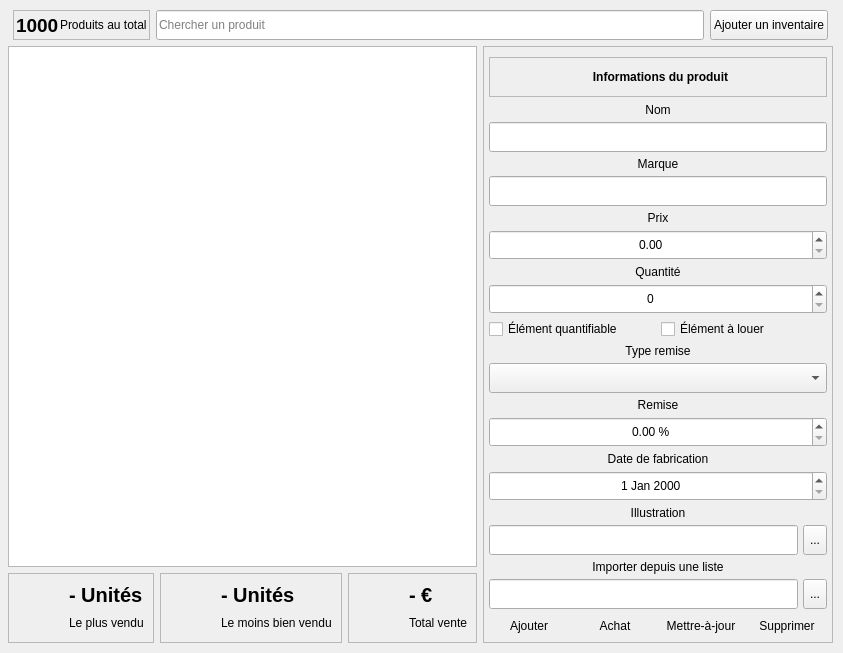
      <widget class="QWidget" name="_p_inventory">
       <layout class="QGridLayout" name="_g_inventory">
        <property name="leftMargin">
         <number>8</number>
        </property>
        <property name="topMargin">
         <number>10</number>
        </property>
        <property name="rightMargin">
         <number>10</number>
        </property>
        <property name="bottomMargin">
         <number>10</number>
        </property>
        <item row="2" column="0">
         <widget class="QFrame" name="_f_inventory_most_sale">
          <property name="minimumSize">
           <size>
            <width>0</width>
            <height>70</height>
           </size>
          </property>
          <property name="maximumSize">
           <size>
            <width>16777215</width>
            <height>70</height>
           </size>
          </property>
          <property name="frameShape">
           <enum>QFrame::Shape::StyledPanel</enum>
          </property>
          <property name="frameShadow">
           <enum>QFrame::Shadow::Raised</enum>
          </property>
          <layout class="QGridLayout" name="_g_inventory_most_sale">
           <item row="0" column="1">
            <widget class="QLabel" name="_l_inventory_most_sale_value">
             <property name="font">
              <font>
               <pointsize>15</pointsize>
               <bold>true</bold>
              </font>
             </property>
             <property name="text">
              <string>- Unités</string>
             </property>
            </widget>
           </item>
           <item row="1" column="1">
            <widget class="QLabel" name="_l_inventory_most_sale">
             <property name="text">
              <string>Le plus vendu</string>
             </property>
            </widget>
           </item>
           <item row="0" column="0" rowspan="2">
            <widget class="QLabel" name="_l_inventory_icon_most_sale">
             <property name="minimumSize">
              <size>
               <width>45</width>
               <height>45</height>
              </size>
             </property>
             <property name="maximumSize">
              <size>
               <width>45</width>
               <height>45</height>
              </size>
             </property>
             <property name="text">
              <string/>
             </property>
             <property name="pixmap">
              <pixmap resource="resources.qrc">:/icon/icons/most_sell.png</pixmap>
             </property>
             <property name="scaledContents">
              <bool>true</bool>
             </property>
            </widget>
           </item>
          </layout>
         </widget>
        </item>
        <item row="0" column="0" colspan="4">
         <layout class="QHBoxLayout" name="_h_inventory_top">
          <property name="leftMargin">
           <number>5</number>
          </property>
          <property name="rightMargin">
           <number>5</number>
          </property>
          <item>
           <widget class="QFrame" name="_f_inventory_sum_product">
            <property name="frameShape">
             <enum>QFrame::Shape::StyledPanel</enum>
            </property>
            <property name="frameShadow">
             <enum>QFrame::Shadow::Raised</enum>
            </property>
            <layout class="QHBoxLayout" name="_h_inventory_sum_product">
             <property name="spacing">
              <number>1</number>
             </property>
             <property name="leftMargin">
              <number>2</number>
             </property>
             <property name="topMargin">
              <number>2</number>
             </property>
             <property name="rightMargin">
              <number>2</number>
             </property>
             <property name="bottomMargin">
              <number>2</number>
             </property>
             <item>
              <widget class="QLabel" name="_l_inventory_sum_value">
               <property name="font">
                <font>
                 <pointsize>14</pointsize>
                 <bold>true</bold>
                </font>
               </property>
               <property name="text">
                <string>1000</string>
               </property>
              </widget>
             </item>
             <item>
              <widget class="QLabel" name="_l_inventory_sum">
               <property name="text">
                <string>Produits au total</string>
               </property>
              </widget>
             </item>
            </layout>
           </widget>
          </item>
          <item>
           <widget class="QLineEdit" name="_le_inventory_search_product">
            <property name="minimumSize">
             <size>
              <width>0</width>
              <height>30</height>
             </size>
            </property>
            <property name="placeholderText">
             <string>Chercher un produit</string>
            </property>
           </widget>
          </item>
          <item>
           <widget class="QPushButton" name="_b_inventory_add_product">
            <property name="minimumSize">
             <size>
              <width>0</width>
              <height>30</height>
             </size>
            </property>
            <property name="text">
             <string>Ajouter un inventaire</string>
            </property>
            <property name="icon">
             <iconset resource="resources.qrc">
              <normaloff>:/icon/icons/plus.png</normaloff>:/icon/icons/plus.png</iconset>
            </property>
           </widget>
          </item>
         </layout>
        </item>
        <item row="1" column="0" colspan="3">
         <widget class="QListWidget" name="_lw_inventory_list_inventory"/>
        </item>
        <item row="1" column="3" rowspan="2" alignment="Qt::AlignmentFlag::Qt::AlignmentFlag::AlignVCenter">
         <widget class="QFrame" name="_f_inventory_box_edit">
          <property name="maximumSize">
           <size>
            <width>450</width>
            <height>16777215</height>
           </size>
          </property>
          <property name="frameShape">
           <enum>QFrame::Shape::StyledPanel</enum>
          </property>
          <property name="frameShadow">
           <enum>QFrame::Shadow::Raised</enum>
          </property>
          <layout class="QVBoxLayout" name="_v_inventory_box_edit">
           <property name="leftMargin">
            <number>5</number>
           </property>
           <property name="topMargin">
            <number>10</number>
           </property>
           <property name="rightMargin">
            <number>5</number>
           </property>
           <property name="bottomMargin">
            <number>5</number>
           </property>
           <item>
            <widget class="QFrame" name="_f_inventory_informations_label">
             <property name="minimumSize">
              <size>
               <width>0</width>
               <height>40</height>
              </size>
             </property>
             <property name="maximumSize">
              <size>
               <width>16777215</width>
               <height>40</height>
              </size>
             </property>
             <property name="frameShape">
              <enum>QFrame::Shape::StyledPanel</enum>
             </property>
             <property name="frameShadow">
              <enum>QFrame::Shadow::Raised</enum>
             </property>
             <layout class="QHBoxLayout" name="_h_inventory_informations_label">
              <property name="leftMargin">
               <number>5</number>
              </property>
              <property name="topMargin">
               <number>0</number>
              </property>
              <property name="rightMargin">
               <number>0</number>
              </property>
              <property name="bottomMargin">
               <number>0</number>
              </property>
              <item>
               <widget class="QLabel" name="_l_inventory_informations_product">
                <property name="font">
                 <font>
                  <bold>true</bold>
                 </font>
                </property>
                <property name="text">
                 <string>Informations du produit</string>
                </property>
                <property name="alignment">
                 <set>Qt::AlignmentFlag::AlignCenter</set>
                </property>
                <property name="wordWrap">
                 <bool>true</bool>
                </property>
               </widget>
              </item>
             </layout>
            </widget>
           </item>
           <item>
            <layout class="QVBoxLayout" name="_v_inventory_input">
             <property name="spacing">
              <number>5</number>
             </property>
             <item>
              <widget class="QLabel" name="_l_inventory_name">
               <property name="text">
                <string>Nom</string>
               </property>
               <property name="alignment">
                <set>Qt::AlignmentFlag::AlignCenter</set>
               </property>
              </widget>
             </item>
             <item>
              <widget class="QLineEdit" name="_le_inventory_name">
               <property name="minimumSize">
                <size>
                 <width>0</width>
                 <height>30</height>
                </size>
               </property>
               <property name="alignment">
                <set>Qt::AlignmentFlag::AlignCenter</set>
               </property>
              </widget>
             </item>
             <item>
              <widget class="QLabel" name="_l__inventory_marque">
               <property name="text">
                <string>Marque</string>
               </property>
               <property name="alignment">
                <set>Qt::AlignmentFlag::AlignCenter</set>
               </property>
              </widget>
             </item>
             <item>
              <widget class="QLineEdit" name="_le_inventory_marque">
               <property name="minimumSize">
                <size>
                 <width>0</width>
                 <height>30</height>
                </size>
               </property>
               <property name="alignment">
                <set>Qt::AlignmentFlag::AlignCenter</set>
               </property>
              </widget>
             </item>
             <item>
              <widget class="QLabel" name="_l_inventory_price">
               <property name="text">
                <string>Prix</string>
               </property>
               <property name="alignment">
                <set>Qt::AlignmentFlag::AlignCenter</set>
               </property>
              </widget>
             </item>
             <item>
              <widget class="QDoubleSpinBox" name="_ds_inventory_price">
               <property name="minimumSize">
                <size>
                 <width>0</width>
                 <height>30</height>
                </size>
               </property>
               <property name="alignment">
                <set>Qt::AlignmentFlag::AlignCenter</set>
               </property>
               <property name="maximum">
                <double>9999999999999999583119736832.000000000000000</double>
               </property>
              </widget>
             </item>
             <item>
              <widget class="QLabel" name="_l_inventory_quantity">
               <property name="text">
                <string>Quantité</string>
               </property>
               <property name="alignment">
                <set>Qt::AlignmentFlag::AlignCenter</set>
               </property>
              </widget>
             </item>
             <item>
              <widget class="QSpinBox" name="_s_inventory_quantity">
               <property name="minimumSize">
                <size>
                 <width>0</width>
                 <height>30</height>
                </size>
               </property>
               <property name="alignment">
                <set>Qt::AlignmentFlag::AlignCenter</set>
               </property>
               <property name="maximum">
                <number>999999999</number>
               </property>
              </widget>
             </item>
             <item>
              <layout class="QHBoxLayout" name="_h_inventory_info_qty">
               <item>
                <widget class="QCheckBox" name="_cb_inventory_quantifiable">
                 <property name="text">
                  <string>Élément quantifiable</string>
                 </property>
                </widget>
               </item>
               <item>
                <widget class="QCheckBox" name="_cb_inventory_location">
                 <property name="text">
                  <string>Élément à louer</string>
                 </property>
                </widget>
               </item>
              </layout>
             </item>
             <item>
              <widget class="QLabel" name="_l_inventory_type_remise">
               <property name="text">
                <string>Type remise</string>
               </property>
               <property name="alignment">
                <set>Qt::AlignmentFlag::AlignCenter</set>
               </property>
              </widget>
             </item>
             <item>
              <widget class="QComboBox" name="_cbx_inventory_type_remise">
               <property name="minimumSize">
                <size>
                 <width>0</width>
                 <height>30</height>
                </size>
               </property>
               <property name="placeholderText">
                <string>-- Séléctionnez un type seulement s'il y'a remise</string>
               </property>
               <item>
                <property name="text">
                 <string>En devise</string>
                </property>
                <property name="icon">
                 <iconset resource="resources.qrc">
                  <normaloff>:/icon/icons/euro.png</normaloff>:/icon/icons/euro.png</iconset>
                </property>
               </item>
               <item>
                <property name="text">
                 <string>En pourcentage</string>
                </property>
                <property name="icon">
                 <iconset resource="resources.qrc">
                  <normaloff>:/icon/icons/pour-cent.png</normaloff>:/icon/icons/pour-cent.png</iconset>
                </property>
               </item>
              </widget>
             </item>
             <item>
              <widget class="QLabel" name="_l_inventory_remise">
               <property name="text">
                <string>Remise</string>
               </property>
               <property name="alignment">
                <set>Qt::AlignmentFlag::AlignCenter</set>
               </property>
              </widget>
             </item>
             <item>
              <widget class="QDoubleSpinBox" name="_ds_inventory_remise">
               <property name="minimumSize">
                <size>
                 <width>0</width>
                 <height>30</height>
                </size>
               </property>
               <property name="alignment">
                <set>Qt::AlignmentFlag::AlignCenter</set>
               </property>
               <property name="prefix">
                <string/>
               </property>
               <property name="suffix">
                <string> %</string>
               </property>
               <property name="maximum">
                <double>1000000000000000044885712678075916785549312.000000000000000</double>
               </property>
              </widget>
             </item>
             <item>
              <widget class="QLabel" name="_l_inventory_date_fabric">
               <property name="text">
                <string>Date de fabrication</string>
               </property>
               <property name="alignment">
                <set>Qt::AlignmentFlag::AlignCenter</set>
               </property>
              </widget>
             </item>
             <item>
              <widget class="QDateEdit" name="_de_inventory_fabric">
               <property name="minimumSize">
                <size>
                 <width>0</width>
                 <height>30</height>
                </size>
               </property>
               <property name="alignment">
                <set>Qt::AlignmentFlag::AlignCenter</set>
               </property>
              </widget>
             </item>
             <item>
              <widget class="QLabel" name="_l_inventory_illustration_path">
               <property name="text">
                <string>Illustration</string>
               </property>
               <property name="alignment">
                <set>Qt::AlignmentFlag::AlignCenter</set>
               </property>
              </widget>
             </item>
             <item>
              <layout class="QHBoxLayout" name="_h_inventory_illustration">
               <item>
                <widget class="QLineEdit" name="_le_inventory_illustration_path">
                 <property name="minimumSize">
                  <size>
                   <width>0</width>
                   <height>30</height>
                  </size>
                 </property>
                 <property name="alignment">
                  <set>Qt::AlignmentFlag::AlignCenter</set>
                 </property>
                </widget>
               </item>
               <item>
                <widget class="QToolButton" name="_tb_inventory_illustration_path">
                 <property name="minimumSize">
                  <size>
                   <width>0</width>
                   <height>30</height>
                  </size>
                 </property>
                 <property name="text">
                  <string>...</string>
                 </property>
                </widget>
               </item>
              </layout>
             </item>
             <item>
              <widget class="QLabel" name="_l_inventory_import_path">
               <property name="text">
                <string>Importer depuis une liste</string>
               </property>
               <property name="alignment">
                <set>Qt::AlignmentFlag::AlignCenter</set>
               </property>
              </widget>
             </item>
             <item>
              <layout class="QHBoxLayout" name="_h_inventory_import_path">
               <item>
                <widget class="QLineEdit" name="_le_inventory_import_path">
                 <property name="minimumSize">
                  <size>
                   <width>0</width>
                   <height>30</height>
                  </size>
                 </property>
                 <property name="alignment">
                  <set>Qt::AlignmentFlag::AlignCenter</set>
                 </property>
                </widget>
               </item>
               <item>
                <widget class="QToolButton" name="_tb_inventory_import_path">
                 <property name="minimumSize">
                  <size>
                   <width>0</width>
                   <height>30</height>
                  </size>
                 </property>
                 <property name="text">
                  <string>...</string>
                 </property>
                </widget>
               </item>
              </layout>
             </item>
            </layout>
           </item>
           <item>
            <layout class="QHBoxLayout" name="_h_inventory_box_bottom">
             <item>
              <widget class="QPushButton" name="_b_inventory_add">
               <property name="text">
                <string>Ajouter</string>
               </property>
               <property name="icon">
                <iconset resource="resources.qrc">
                 <normaloff>:/icon/icons/plus.png</normaloff>:/icon/icons/plus.png</iconset>
               </property>
               <property name="flat">
                <bool>true</bool>
               </property>
              </widget>
             </item>
             <item>
              <widget class="QPushButton" name="_b_inventory_achat">
               <property name="text">
                <string>Achat</string>
               </property>
               <property name="icon">
                <iconset resource="resources.qrc">
                 <normaloff>:/icon/icons/achat.png</normaloff>:/icon/icons/achat.png</iconset>
               </property>
               <property name="flat">
                <bool>true</bool>
               </property>
              </widget>
             </item>
             <item>
              <widget class="QPushButton" name="_b_inventory_update">
               <property name="text">
                <string>Mettre-à-jour</string>
               </property>
               <property name="icon">
                <iconset resource="resources.qrc">
                 <normaloff>:/icon/icons/maj.png</normaloff>:/icon/icons/maj.png</iconset>
               </property>
               <property name="flat">
                <bool>true</bool>
               </property>
              </widget>
             </item>
             <item>
              <widget class="QPushButton" name="_b_inventory_delete">
               <property name="text">
                <string>Supprimer</string>
               </property>
               <property name="icon">
                <iconset resource="resources.qrc">
                 <normaloff>:/icon/icons/effacer.png</normaloff>:/icon/icons/effacer.png</iconset>
               </property>
               <property name="flat">
                <bool>true</bool>
               </property>
              </widget>
             </item>
            </layout>
           </item>
          </layout>
         </widget>
        </item>
        <item row="2" column="2">
         <widget class="QFrame" name="_f_inventory_sum_sold">
          <property name="minimumSize">
           <size>
            <width>0</width>
            <height>70</height>
           </size>
          </property>
          <property name="maximumSize">
           <size>
            <width>16777215</width>
            <height>70</height>
           </size>
          </property>
          <property name="frameShape">
           <enum>QFrame::Shape::StyledPanel</enum>
          </property>
          <property name="frameShadow">
           <enum>QFrame::Shadow::Raised</enum>
          </property>
          <layout class="QGridLayout" name="_g_inventory_sum_sold">
           <item row="0" column="1">
            <widget class="QLabel" name="_l_inventory_sum_sold_value">
             <property name="font">
              <font>
               <pointsize>15</pointsize>
               <bold>true</bold>
              </font>
             </property>
             <property name="text">
              <string>- €</string>
             </property>
            </widget>
           </item>
           <item row="1" column="1">
            <widget class="QLabel" name="_l_inventory_sum_sold">
             <property name="text">
              <string>Total vente</string>
             </property>
            </widget>
           </item>
           <item row="0" column="0" rowspan="2">
            <widget class="QLabel" name="_l_inventory_icon_sum_sold">
             <property name="minimumSize">
              <size>
               <width>45</width>
               <height>45</height>
              </size>
             </property>
             <property name="maximumSize">
              <size>
               <width>45</width>
               <height>45</height>
              </size>
             </property>
             <property name="text">
              <string/>
             </property>
             <property name="pixmap">
              <pixmap resource="resources.qrc">:/icon/icons/sum_sell.png</pixmap>
             </property>
             <property name="scaledContents">
              <bool>true</bool>
             </property>
            </widget>
           </item>
          </layout>
         </widget>
        </item>
        <item row="2" column="1">
         <widget class="QFrame" name="_f_inventory_low_sale">
          <property name="minimumSize">
           <size>
            <width>0</width>
            <height>70</height>
           </size>
          </property>
          <property name="maximumSize">
           <size>
            <width>16777215</width>
            <height>70</height>
           </size>
          </property>
          <property name="frameShape">
           <enum>QFrame::Shape::StyledPanel</enum>
          </property>
          <property name="frameShadow">
           <enum>QFrame::Shadow::Raised</enum>
          </property>
          <layout class="QGridLayout" name="_g_inventory_low_sale">
           <item row="0" column="1">
            <widget class="QLabel" name="_l_inventory_low_sale_value">
             <property name="font">
              <font>
               <pointsize>15</pointsize>
               <bold>true</bold>
              </font>
             </property>
             <property name="text">
              <string>- Unités</string>
             </property>
            </widget>
           </item>
           <item row="1" column="1">
            <widget class="QLabel" name="_l_inventory_low_sale">
             <property name="text">
              <string>Le moins bien vendu</string>
             </property>
            </widget>
           </item>
           <item row="0" column="0" rowspan="2">
            <widget class="QLabel" name="_l_inventory_icon_low_sale">
             <property name="minimumSize">
              <size>
               <width>45</width>
               <height>45</height>
              </size>
             </property>
             <property name="maximumSize">
              <size>
               <width>45</width>
               <height>45</height>
              </size>
             </property>
             <property name="text">
              <string/>
             </property>
             <property name="pixmap">
              <pixmap resource="resources.qrc">:/icon/icons/low_sell.png</pixmap>
             </property>
             <property name="scaledContents">
              <bool>true</bool>
             </property>
            </widget>
           </item>
          </layout>
         </widget>
        </item>
       </layout>
      </widget>
